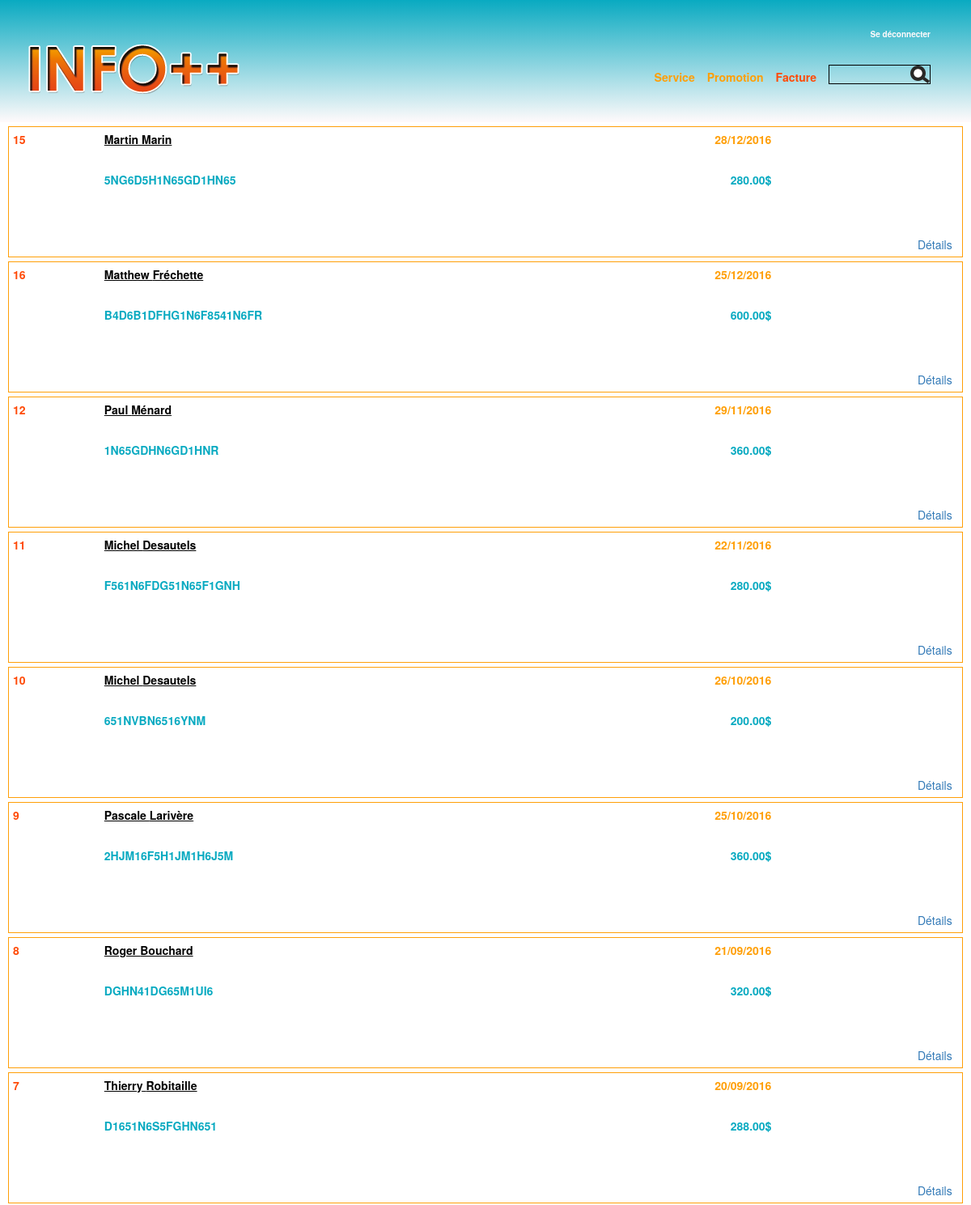
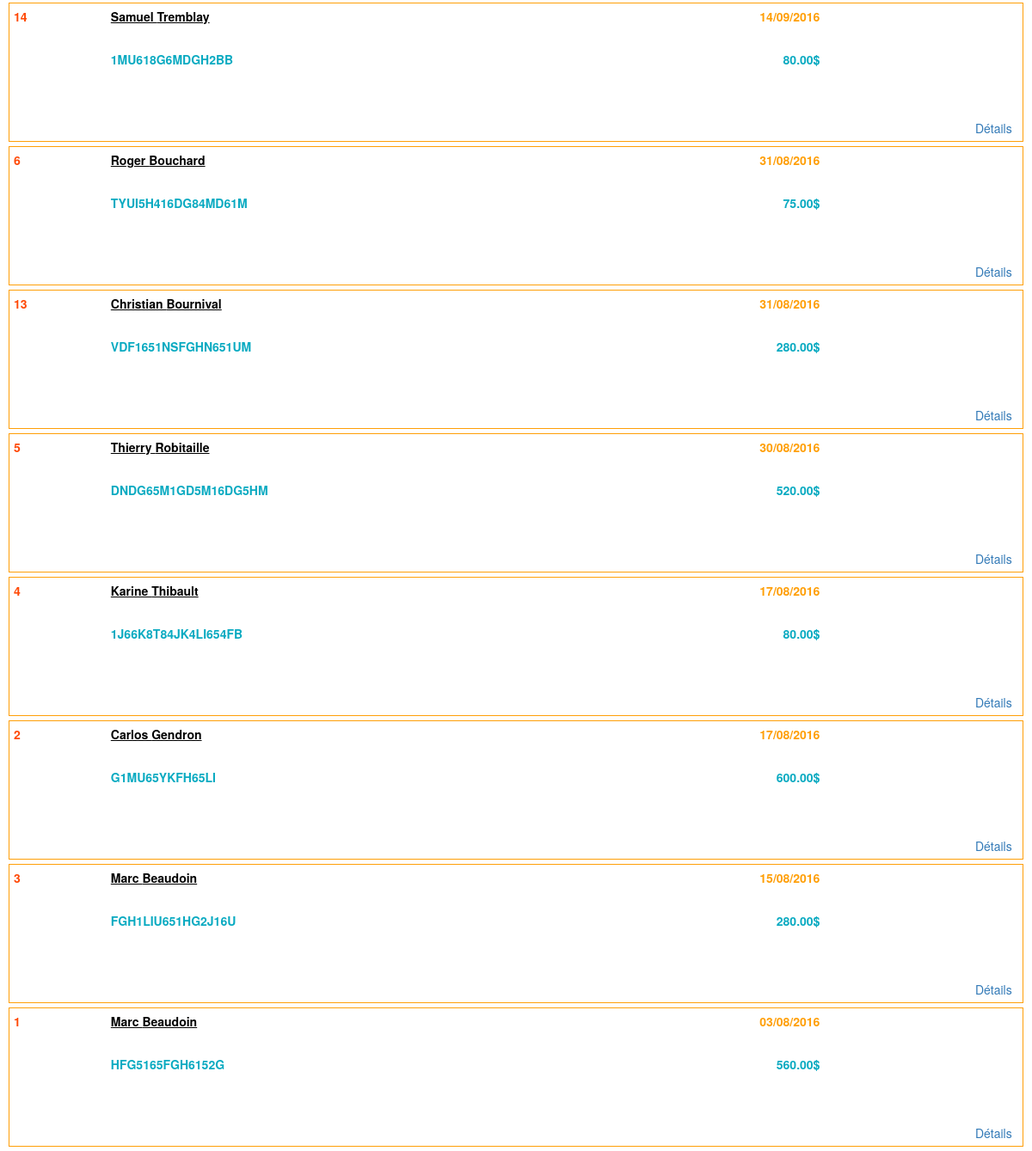
The page /PageAdmin/facture.php on the database its author committed (2 pictures, top to bottom).
### tables this page shows
CREATE TABLE `ta_facture_service` (
  `pk_facture_service` int(11) NOT NULL,
  `fk_facture` int(11) DEFAULT NULL,
  `fk_service` int(11) DEFAULT NULL,
  `tarif_facture` decimal(6,2) DEFAULT NULL,
  `montant_rabais` decimal(6,2) NOT NULL
);

CREATE TABLE `facture` (
  `pk_facture` int(11) NOT NULL,
  `fk_client` int(11) DEFAULT NULL,
  `date_service` date DEFAULT NULL,
  `paiement_status` tinyint(1) DEFAULT NULL,
  `no_confirmation` varchar(45) DEFAULT NULL
);

CREATE TABLE `client` (
  `pk_client` int(11) NOT NULL,
  `fk_utilisateur` int(11) DEFAULT NULL,
  `prenom` varchar(75) DEFAULT NULL,
  `nom` varchar(75) DEFAULT NULL,
  `fk_adresse` int(11) DEFAULT NULL,
  `telephone` varchar(20) DEFAULT NULL,
  `infolettre` tinyint(1) DEFAULT NULL
);

### MoteurBD/moteurBD.php (called while the page is built, shortened)
<?php
class moteurBD {
    function connection() {
        $server = "localhost";
        $username = "root";
        $password = "";
        $dbname = "labo";
        $con = new mysqli($server, $username, $password, $dbname);
        return $con;
    }
    function populateFacture() {
        $mysqli = $this->connection();
        $mysqli->set_charset("utf8");
        $results = $mysqli->query("SELECT facture.pk_facture,facture.date_service, facture.no_confirmation, ta_facture_service.tarif_facture, ta_facture_service.montant_rabais, client.pk_client, client.prenom, client.nom, service.service_titre, promotion.promotion_titre, promotion.rabais FROM `ta_facture_service` JOIN facture ON facture.pk_facture = ta_facture_service.fk_facture JOIN client ON facture.fk_client = client.pk_client JOIN service ON service.pk_service = ta_facture_service.fk_service LEFT JOIN ta_promotion_service ON ta_promotion_service.fk_service = service.pk_service LEFT JOIN promotion ON promotion.pk_promotion = ta_promotion_service.fk_promotion ORDER BY facture.date_service DESC");
        $allfacture = array();
        while ($row = $results->fetch_assoc()) {
            $allfacture[] = array(
                'facture.pk_facture' => $row['pk_facture'],
                'facture.date_service' => $row['date_service'],
                'facture.no_confirmation' => $row['no_confirmation'],
                'ta_facture_service.tarif_facture' => $row['tarif_facture'],
                'ta_facture_service.montant_rabais' => $row['montant_rabais'],
                'client.prenom' => $row['prenom'],
                'client.nom' => $row['nom'],
                'pk_client' => $row['pk_client'],
                'service.service_titre' => $row['service_titre'],
                'promotion.promotion_titre' => $row['promotion_titre'],
                'promotion.rabais' => $row['rabais']
            );
        }
        return $allfacture;
    }
}

### PageAdmin/facture.php (the view, shortened to what this page needs)
<html>
    <head>
        <link rel="stylesheet" type="text/css" href="../css/reset.css"/>
        <link rel="stylesheet" href="../css/style.css">
        <link rel="stylesheet" href="https://maxcdn.bootstrapcdn.com/bootstrap/3.3.7/css/bootstrap.min.css">
    </head>
    <body>
        <?php
        include ('../PageInject/EnteteAdmin.php');
        include ('../MoteurBD/moteurBD.php');
        $moteur = new moteurBD();
        $factures = $moteur->populateFacture();
        $max = sizeof($factures);
        $prixArray = array();
        for($i = 0; $i< $max;$i++){
            if(strcmp($factures[$i]['facture.pk_facture'], $factures[$i-1]['facture.pk_facture'])!== 0){
                $prixArray[$i]=(float)$factures[$i]['ta_facture_service.tarif_facture'];
            }
            else{
                $prixArray[$i-1]+= (float)$factures[$i]['ta_facture_service.tarif_facture'];
                if($factures[$i]['promotion.rabais'] !== null && strcmp($factures[$i]['ta_facture_service.montant_rabais'],'0.00') !== 0){
                    $prixArray[$i-1]-= (float)$factures[$i]['ta_facture_service.tarif_facture']*(float)$factures[$i]['promotion.rabais'];
                }
            }
        }
        ?>
        <?php
        for($i = 0; $i < $max;$i++)
        {
            if(strcmp($factures[$i]['facture.pk_facture'], $factures[$i-1]['facture.pk_facture'])!== 0){
                $date = date_create(htmlentities(utf8_encode($factures[$i]['facture.date_service']),0,'UTF-8'));
            echo "
            <div id='produitCat'>";
            echo"
                    <p id='numFacture'>". htmlentities(utf8_encode($factures[$i]['facture.pk_facture']),0,'UTF-8')."</p>
                    <div id='contenuFacture'>
                    <div class='divIDCatalogue'>
                        <p id='id_client'>" . $factures[$i]['pk_client']."</p>
                    </div>
                    <a href='#'class='lienNomclient noir'><p id='nomClient'>" . $factures[$i]['client.prenom']." ". $factures[$i]['client.nom']." <span id='dateFacture'>". date_format($date,"d/m/Y")."</span></p> </a> <br>
                    <p id='descFacture'>". strtoupper($factures[$i]['facture.no_confirmation']) ."<span id='prixFacture'>". htmlentities(number_format(utf8_encode($prixArray[$i]),2,'.',''),0,'UTF-8')."$</span></p><br>
                    <div class='divItems'>
                    <p id='item'>" . $factures[$i]['service.service_titre']."<span id='prixFacture'>". htmlentities(utf8_encode($factures[$i]['ta_facture_service.tarif_facture']),0,'UTF-8')."$</span> </p>" ;
            }
            if(strcmp($factures[$i]['facture.pk_facture'], $factures[$i+1]['facture.pk_facture'])!== 0){
                echo "</div>";
                echo "</div> ";
                echo "<div id='detailFacture'> <a href='#' class='detail'>Détails</a> </div>";
                echo "</div>";
            }
        }
        ?>
    </body>
</html>

### css/style.css (style rules this page uses)
body { font-family: Century Gothic; }
#produitCat, #promotionCat { border: 1px solid #FF9F07; overflow: auto; margin-left: 10px; margin-right: 10px; margin-top: 5px; margin-bottom: 5px; position: relative; }
#numFacture { display:inline; width: 10%; height: 110px; float:left; padding-left: 5px; padding-top: 5px; color: #FF4A07; font-weight: bold; }
#contenuFacture { width: 80%; }
#descFacture { font-weight: bold; color:#09AAC1; }
#nomClient { font-weight: bold; text-decoration: underline; padding-top: 5px; }
#dateFacture { float: right; color: #FF9F07; }
#prixFacture { float:right; }
#detailFacture { float:right; color:black; width: 55px; height: 55px; padding-right: 5px; padding-top: 30px; }
.noir { color: black; }

### rows shown on the page
ta_facture_service: fk_facture.pk_facture "15", client.prenom "Martin", client.nom "Marin", fk_facture.date_service "28/12/2016", fk_facture.no_confirmation "5NG6D5H1N65GD1HN65", i "280.00", shows "Détails"
ta_facture_service: fk_facture.pk_facture "16", client.prenom "Matthew", client.nom "Fréchette", fk_facture.date_service "25/12/2016", fk_facture.no_confirmation "B4D6B1DFHG1N6F8541N6FR", i "600.00"
ta_facture_service: shows "Détails"
ta_facture_service: fk_facture.pk_facture "12", client.prenom "Paul", client.nom "Ménard", fk_facture.date_service "29/11/2016", fk_facture.no_confirmation "1N65GDHN6GD1HNR", i "360.00", shows "Détails"
ta_facture_service: fk_facture.pk_facture "11", client.prenom "Michel", client.nom "Desautels", fk_facture.date_service "22/11/2016", fk_facture.no_confirmation "F561N6FDG51N65F1GNH", i "280.00", shows "Détails"
ta_facture_service: fk_facture.pk_facture "10", client.prenom "Michel", client.nom "Desautels", fk_facture.date_service "26/10/2016", fk_facture.no_confirmation "651NVBN6516YNM", i "200.00", shows "Détails"
ta_facture_service: fk_facture.pk_facture "9", client.prenom "Pascale", client.nom "Larivère", fk_facture.date_service "25/10/2016", fk_facture.no_confirmation "2HJM16F5H1JM1H6J5M", i "360.00", shows "Détails"
ta_facture_service: fk_facture.pk_facture "8", client.prenom "Roger", client.nom "Bouchard", fk_facture.date_service "21/09/2016", fk_facture.no_confirmation "DGHN41DG65M1UI6", i "320.00", shows "Détails"
ta_facture_service: fk_facture.pk_facture "7", client.prenom "Thierry", client.nom "Robitaille", fk_facture.date_service "20/09/2016", fk_facture.no_confirmation "D1651N6S5FGHN651", i "288.00", shows "Détails"
ta_facture_service: fk_facture.pk_facture "14", client.prenom "Samuel", client.nom "Tremblay", fk_facture.date_service "14/09/2016", fk_facture.no_confirmation "1MU618G6MDGH2BB", i "80.00", shows "Détails"
ta_facture_service: fk_facture.pk_facture "6", client.prenom "Roger", client.nom "Bouchard", fk_facture.date_service "31/08/2016", fk_facture.no_confirmation "TYUI5H416DG84MD61M", i "75.00", shows "Détails"
ta_facture_service: fk_facture.pk_facture "13", client.prenom "Christian", client.nom "Bournival", fk_facture.date_service "31/08/2016", fk_facture.no_confirmation "VDF1651NSFGHN651UM", i "280.00", shows "Détails"
ta_facture_service: fk_facture.pk_facture "5", client.prenom "Thierry", client.nom "Robitaille", fk_facture.date_service "30/08/2016", fk_facture.no_confirmation "DNDG65M1GD5M16DG5HM", i "520.00"
ta_facture_service: shows "Détails"
ta_facture_service: fk_facture.pk_facture "4", client.prenom "Karine", client.nom "Thibault", fk_facture.date_service "17/08/2016", fk_facture.no_confirmation "1J66K8T84JK4LI654FB", i "80.00", shows "Détails"
ta_facture_service: fk_facture.pk_facture "2", client.prenom "Carlos", client.nom "Gendron", fk_facture.date_service "17/08/2016", fk_facture.no_confirmation "G1MU65YKFH65LI", i "600.00"
ta_facture_service: shows "Détails"
ta_facture_service: fk_facture.pk_facture "3", client.prenom "Marc", client.nom "Beaudoin", fk_facture.date_service "15/08/2016", fk_facture.no_confirmation "FGH1LIU651HG2J16U", i "280.00", shows "Détails"
ta_facture_service: fk_facture.pk_facture "1", client.prenom "Marc", client.nom "Beaudoin", fk_facture.date_service "03/08/2016", fk_facture.no_confirmation "HFG5165FGH6152G", i "560.00"
ta_facture_service: shows "Détails"
